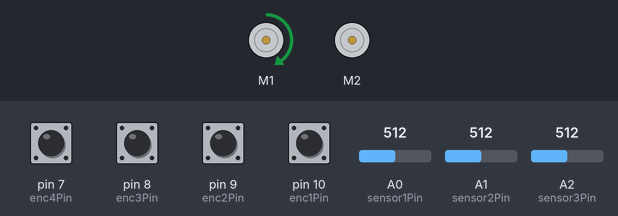
A sketch run on a simulated Arduino Uno, built with avr-gcc and run on an emulated ATmega328P. Shown: 2 × DC motor (green arrow = forward, orange = backward, longer = faster). Inputs (shaded band) come from the test bench; at power-on: pin 7 (enc4Pin), pin 8 (enc3Pin), pin 9 (enc2Pin), pin 10 (enc1Pin) HIGH, A0 (sensor1Pin) = 512, A1 (sensor2Pin) = 512, A2 (sensor3Pin) = 512. Random numbers use the default seed unless the sketch sets one.

Above: at 0.1 s.
Timing chart, 0 to 1.6 s (numbered marks = the images above):
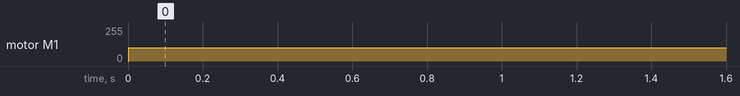

The sketch:

cake_rota_led.ino
```cpp
#include <Wire.h>

//start LED initialization
#include <Adafruit_NeoPixel.h>
#ifdef __AVR__
#include <avr/power.h>
#endif

int animalpin = 6;
int cakepin = 7;
int theChosenOne; //random number: the chosen animal!
int runOnce = 0; //int to make the rng run once

// Parameter 1 = number of pixels in strip
// Parameter 2 = Arduino pin number (most are valid)
// Parameter 3 = pixel type flags, add together as needed:
//   NEO_KHZ800  800 KHz bitstream (most NeoPixel products w/WS2812 LEDs)
//   NEO_KHZ400  400 KHz (classic 'v1' (not v2) FLORA pixels, WS2811 drivers)
//   NEO_GRB     Pixels are wired for GRB bitstream (most NeoPixel products)
//   NEO_RGB     Pixels are wired for RGB bitstream (v1 FLORA pixels, not v2)
//   NEO_RGBW    Pixels are wired for RGBW bitstream (NeoPixel RGBW products)
Adafruit_NeoPixel animalstrip = Adafruit_NeoPixel(12, animalpin, NEO_GRB + NEO_KHZ800);
Adafruit_NeoPixel cakestrip = Adafruit_NeoPixel(3, cakepin, NEO_GRB + NEO_KHZ800);

// IMPORTANT: To reduce NeoPixel burnout risk, add 1000 uF capacitor across
// pixel power leads, add 300 - 500 Ohm resistor on first pixel's data input
// and minimize distance between Arduino and first pixel.  Avoid connecting
// on a live circuit...if you must, connect GND first.

//end LED initialization

#include <Adafruit_MotorShield.h>
#include "utility/Adafruit_MS_PWMServoDriver.h"
Adafruit_MotorShield AFMS = Adafruit_MotorShield();

Adafruit_DCMotor *cakeMotor = AFMS.getMotor(1);
Adafruit_DCMotor *rotaryMotor = AFMS.getMotor(2);


//pins and values for encoder sensors
const int enc1Pin = 10;
const int enc2Pin = 9;
const int enc3Pin = 8;
const int enc4Pin = 7;
int enc1 = 0;
int enc2 = 0;
int enc3 = 0;
int enc4 = 0;
byte encoderValue = B0000;
byte lastEncoderValue = B0000;

//pins for IR sensors
int sensor1Pin = A0;
int sensor2Pin = A1;
int sensor3Pin = A2;
int sensVals[3] = {0, 0, 0};
int threshold = 145;          //activation threshold for sensors

//pins and values for LEDs
//int led0 = 13;
//int led1 = 12;
//int led2 = 11;
int sensor1Value = 0;
int sensor2Value = 0;
int sensor3Value = 0;

uint8_t CSpeed = 100;         //base speed of cakeMotor
uint8_t RSpeed = 20;          //base speed of rotaryMotor
boolean isClockwise = true;   //if cakeMotor is clockwise
int clockNumber = 0;          //at 12 position
unsigned long lastTime = 0;   //how long it's been since the rotary face moved
unsigned long lastWalk = 0;   //how long it's been since someone walked around the cake clock
int rotaryThreshold = 5000;   //wait 5 seconds after face doesn't move to bring back to 12 position
int cakeThreshold = 30000;    //wait 30 seconds after ppl stop walking around to stop moving


void setup() {
  // put your setup code here, to run once:
  Serial.begin(9600);
  AFMS.begin();
  //  pinMode(led0, OUTPUT);
  //  pinMode(led1, OUTPUT);
  //  pinMode(led2, OUTPUT);
  cakeMotor->setSpeed(CSpeed);
  cakeMotor->run(FORWARD);
  cakeMotor->run(RELEASE);
  rotaryMotor->setSpeed(RSpeed);
}


void funColor(int led) {
  //what a fun color!

  animalstrip.setPixelColor(led, animalstrip.Color(13, 6, 0));
  animalstrip.show();
}

void loop() {

  //random number generator: generates randint theChosenOne
  if (runOnce == 0) {
    theChosenOne = random(11);
    runOnce++;
  }

  funColor(theChosenOne);


  enc1 = digitalRead(enc1Pin);
  enc2 = digitalRead(enc2Pin);
  enc3 = digitalRead(enc3Pin);
  enc4 = digitalRead(enc4Pin);
  encoderValue = 8 * enc1 + 4 * enc2 + 2 * enc3 + 1 * enc4;

  sensor1Value = analogRead(sensor1Pin);
  sensor2Value = analogRead(sensor2Pin);
  sensor3Value = analogRead(sensor3Pin);

  if ((sensor1Value > threshold) && sensVals[0] == 0) {
    sensVals[0] = sensVals[0] + sensVals[1] + sensVals[2] + 1;
  }
  if ((sensor2Value > threshold) && sensVals[1] == 0) {
    sensVals[1] = sensVals[0] + sensVals[1] + sensVals[2] + 1;
  }
  if ((sensor3Value > threshold) && sensVals[2] == 0) {
    sensVals[2] = sensVals[0] + sensVals[1] + sensVals[2] + 1;
  }


  switch (encoderValue) {
    case B0000:
      clockNumber = 0;
      break;
    case B1000:
      clockNumber = 1;
      break;
    case B1100:
      clockNumber = 2;
      break;
    case B1110:
      clockNumber = 3;
      break;
    case B1111:
      clockNumber = 4;
      break;
    case B0111:
      clockNumber = 5;
      break;
    case B0011:
      clockNumber = 6;
      break;
    case B0001:
      clockNumber = 7;
      break;
    case B0101:
      clockNumber = 8;
      break;
    case B1101:
      clockNumber = 9;
      break;
    case B1001:
      clockNumber = 10;
      break;
    case B1011:
      clockNumber = 11;
      break;
  }
  //Serial.println(clockNumber);
  //Serial.print(sensVals[0]);

  //Serial.print(',');
  //Serial.print(sensVals[1]);
  //Serial.print(',');
  //Serial.println(sensVals[2]);

  if (sensVals[0] + sensVals[1] + sensVals[2] == 7) {
    if (sensVals[0] == 1) {
      if (sensVals[1] == 2) {
        isClockwise = true;
      }
      else {
        isClockwise = false;
      }
    }
    else if (sensVals[0] == 2) {
      if (sensVals[1] == 4) {
        isClockwise = true;
      }
      else {
        isClockwise = false;
      }
    }
    else if (sensVals[0] == 4) {
      if (sensVals[1] == 1) {
        isClockwise = true;
      }
      else {
        isClockwise = false;
      }
    }
    sensVals[0] = 0;
    sensVals[1] = 0;
    sensVals[2] = 0;
    lastWalk = millis();
    cakeMotor->setSpeed(CSpeed);
  }


  for (int i = 0; i < 3; i++) {
    if (!sensVals[i]) {
      cakestrip.setPixelColor(i, cakestrip.Color(9, 0, 10));
    }
    else {
      cakestrip.setPixelColor(i, 0);
    }
  }
  cakestrip.show();

  //  digitalWrite(led0, sensVals[0]);
  //  digitalWrite(led1, sensVals[1]);
  //  digitalWrite(led2, sensVals[2]);

  lastEncoderValue = encoderValue;

  if ((millis() - lastTime > rotaryThreshold) && (encoderValue != B0100)) {
    rotaryMotor->setSpeed(RSpeed);

    while (encoderValue != B0100) { // until it reaches the 0 degrees marker
      cakeMotor->run(BACKWARD);

      //run cakeMotor whichever direction it was going to run anyway
      if (isClockwise) {
        cakeMotor->run(FORWARD);
      }
      else {
        cakeMotor->run(BACKWARD);
      }
    }

    rotaryMotor->setSpeed(0);
    clockNumber = 0;
    Serial.println("returned to 12");
  }

  if ((millis() - lastWalk > cakeThreshold)) {
    cakeMotor->setSpeed(0);
  }

  lastTime = millis();
  if (isClockwise) {
    cakeMotor->run(FORWARD);
  }
  else {
    cakeMotor->run(BACKWARD);
  }
  delay(1000);
}
```

Measured:
- by itself, motor M1: stopped → forward 100/255 at 0.00 s
